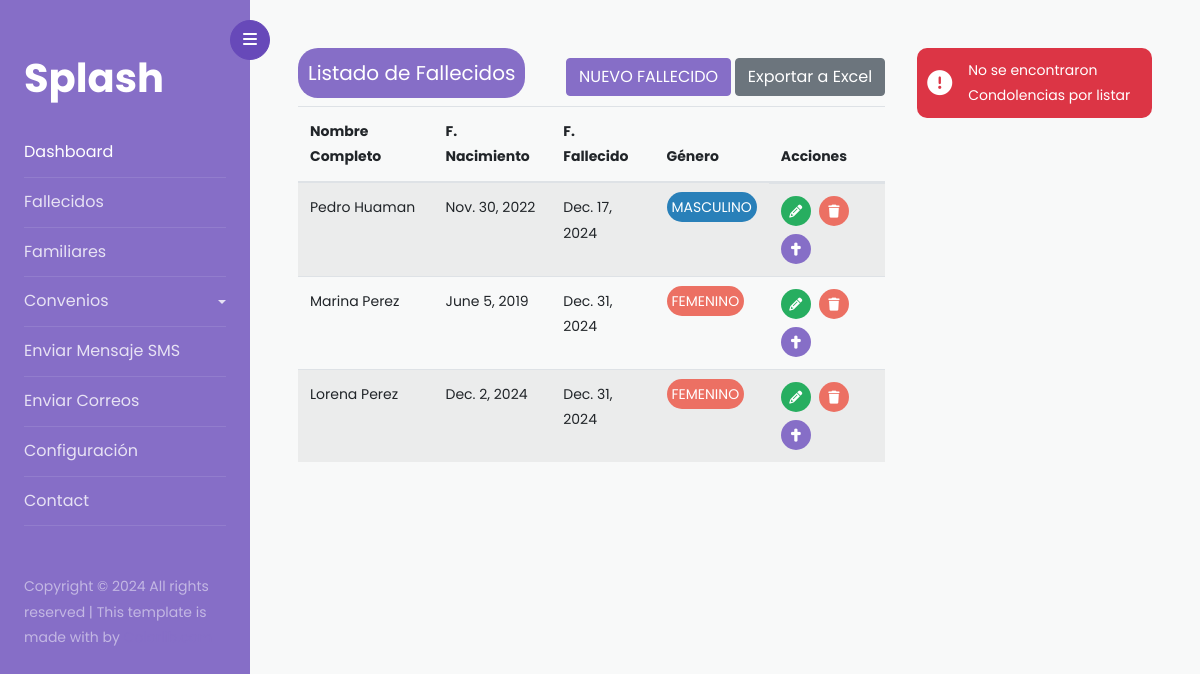
Before: /fallecidos/listado-fallecidos/ with the older database file.
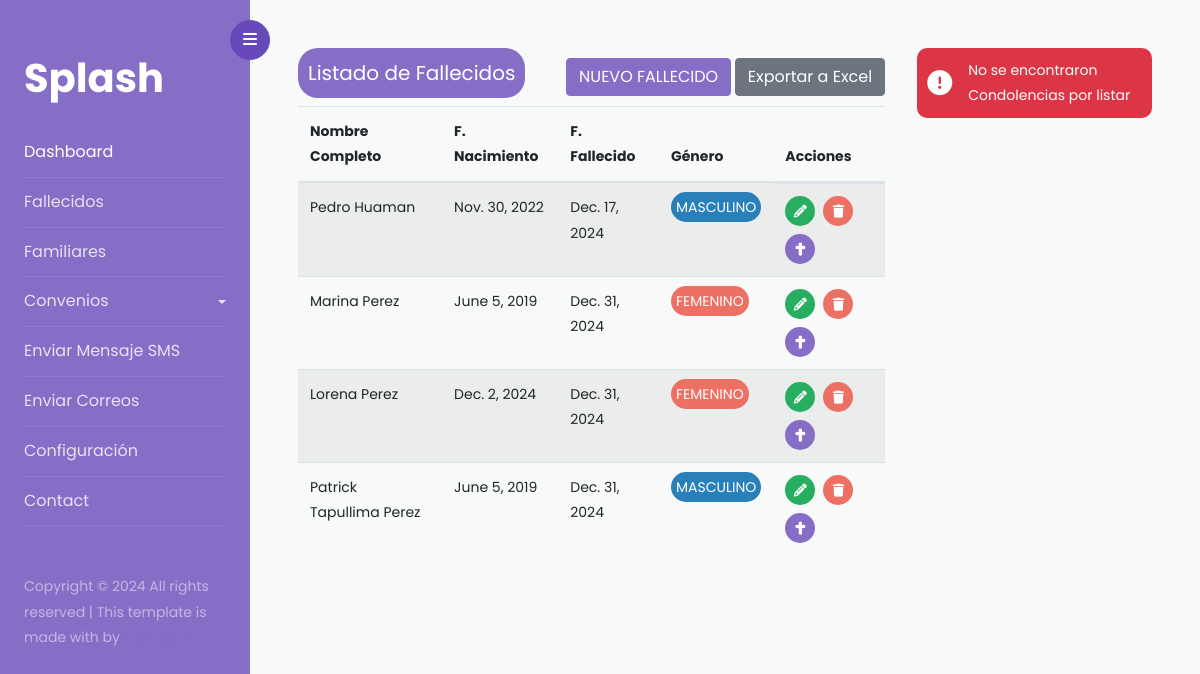
After: the same page with the newer database file.
### fallecidos/models.py (models this page shows)
class Fallecido(models.Model):
    GENERO = [('F', 'Femenino'), ('M', 'Masculino')]
    DOCUMENTO = [('DNI', 'Documento de Identidad'), ('PST', 'Pasaporte')]
    nombre_completo = models.CharField(max_length=255)
    apellido = models.CharField(max_length=155)
    fecha_nacimiento = models.DateField()
    fecha_fallecido = models.DateField()
    genero =  models.CharField(choices=GENERO, max_length=1, default='M')
    documento_identidad =  models.CharField(choices=DOCUMENTO,max_length=3, default='DNI')
    fecha_creacion = models.DateTimeField(auto_now_add=True)

### fallecidos/views.py (the view)
# urls.py: path('listado-fallecidos/', Fallecidos.as_view() , name='fallecidos'),
class Fallecidos(ListView):
    model = Fallecido
    context_object_name = 'fallecidos'
    template_name = 'index_fallecido.html'
    def get_context_data(self, **kwargs):
        context = super().get_context_data(**kwargs)
        fallecido_id = self.kwargs.get('pk')
        if fallecido_id:
            context['condolencias'] = Condolencias.objects.filter(nombre_fallecido_id=fallecido_id)
            context['count'] =  Condolencias.objects.count()
        else:
            context['condolencias'] = None
        return context

### fallecidos/templates/index_fallecido.html
{% extends 'index.html' %}
{% block content %}
<div class="content-grid-layoud">
    <div>
        <div class="flex-content-modal">
            <h5 class="title-list-table">Listado de Fallecidos</h5>
            <div>
                <a href="{% url 'fallecidos:create-deceased' %}" class="btn btn-primary">NUEVO FALLECIDO</a>
                <a href="{% url 'fallecidos:Excel-Fallecidos' %}" class="btn btn-secondary">Exportar a Excel</a>
            </div>
        </div>
        <table class="table table-striped table-hover">
            <thead>
                <tr>
                    <th scope="col">Nombre Completo</th>
                    <th scope="col">F. Nacimiento</th>
                    <th scope="col">F. Fallecido</th>
                    <th scope="col">Género</th>
                    <th scope="col">Acciones</th>
                </tr>
            </thead>
            <tbody>
                {% for i in fallecidos %}
                <tr>
                    <td>{{ i.nombre_completo }}  {{ i.apellido }}</td>
                    <td>{{ i.fecha_nacimiento }}</td>
                    <td>{{ i.fecha_fallecido }}</td>
                    <td><span class=" {% if i.genero == 'M' %}  span-gender-male {% else%} span-gender-female {% endif %} ">{{ i.get_genero_display|upper }}</span></td>
                    <td class="td-actions">
                        <a href="{% url 'fallecidos:update-deceased' i.id %}"><i class="fa-solid fa-pencil"></i></a>
                        <a href=""><i class="fa-solid fa-trash"></i></a>
                        <a href="{% url 'fallecidos:condolencias' i.pk %}"><i class="fa-solid fa-cross"></i></a>
                    </td>
                </tr>
                {% endfor %}
            </tbody>
        </table>
    </div>
    <div>
        {% if condolencias %}
        <h6 class="title-list-table">CONDOLENCIAS</h6>
        <span>Se ah encontrado: {{ count }} </span>
        {% for cn in condolencias %}
        <div class="card-condolencias" style="max-width: 540px;">
            <div class="card-header-condolencias">
                <img class="img-condolencias" src="https://crematoriovirgendelanatividadtpp.com/wp-content/uploads/2024/09/logo-crema-ok-sin-fondo.png" class="img-fluid rounded-start" alt="...">
            </div>
            <div class="card-body-condolencias">
                <p class="" style="margin: 0px;">{{ cn.descripcion }}</p>
                    <p class="" ><small class="text-muted">{{ cn.fecha_creacion }}</small></p>
                    <div class="action-btn-icon">
                        <a href=""><i class="fa-solid fa-pencil"></i></a>
                        <a href=""><i class="fa-solid fa-trash"></i></a>
                        <a href=""><i class="fa-regular fa-eye"></i></a>
                    </div>
            </div>
          </div>
        {% endfor %}
        {% else %}
        <div class="card-danger bg-danger">
            <i class="fa-solid fa-circle-exclamation"></i>
            <span > No se encontraron Condolencias por listar</span>
        </div>
        {% endif %}
    </div>
</div>
{% endblock %}

Changed rows visible on the page:
added Fallecido: nombre_completo "Patrick", apellido "Tapullima Perez", fecha_nacimiento "June 5, 2019", fecha_fallecido "Dec. 31, 2024", genero "MASCULINO"
